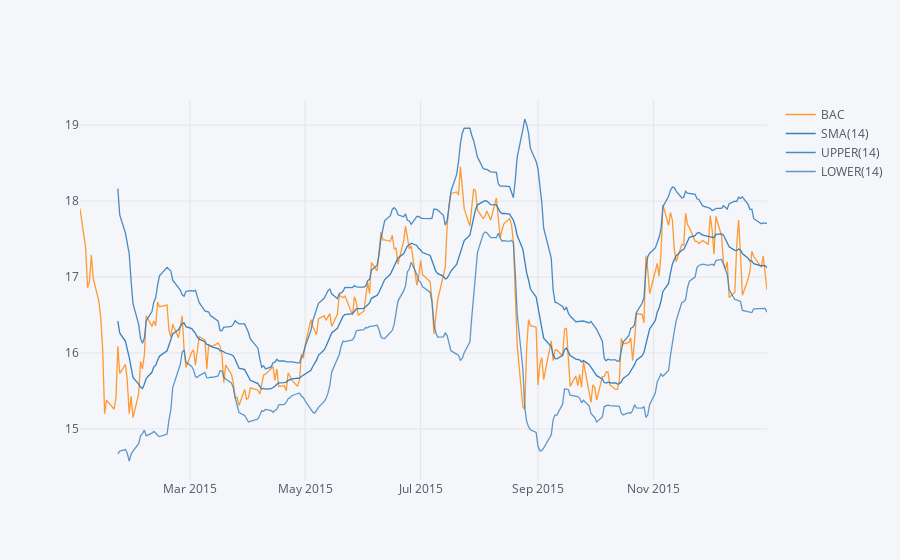

The cell this chart's notebook holds for it:
### Markdown cell above
Use.ta_plot(study='boll') to create a Bollinger Band Plot for Bank of America for the year 2015.

### Code cell
bank_stocks['BAC']['Close'].loc['2015-01-01':'2016-01-01'].ta_plot(study='boll')
plt.show()

### Figure 1 — Plotly figure (JSON) as saved in the notebook; plotly's stock layout.template omitted (floating-point values rounded to 4 significant figures; data arrays with more than 128 entries replaced by an {"elided": "..."} marker saying what was removed)
{"data": [{"line": {"color": "rgba(255, 153, 51, 1.0)", "dash": "solid", "shape": "linear", "width": 1.3}, "mode": "lines", "name": "BAC", "text": "", "type": "scatter", "x": {"elided": "252 str values"}, "y": {"elided": "252 float values"}}, {"line": {"color": "rgba(55, 128, 191, 1.0)", "dash": "solid", "shape": "linear", "width": 1.3}, "mode": "lines", "name": "SMA(14)", "text": "", "type": "scatter", "x": {"elided": "252 str values"}, "y": {"elided": "252 mixed values"}}, {"line": {"color": "rgba(55, 128, 191, 0.8999999999999999)", "dash": "solid", "shape": "linear", "width": 1.3}, "mode": "lines", "name": "UPPER(14)", "text": "", "type": "scatter", "x": {"elided": "252 str values"}, "y": {"elided": "252 mixed values"}}, {"line": {"color": "rgba(55, 128, 191, 0.7999999999999998)", "dash": "solid", "shape": "linear", "width": 1.3}, "mode": "lines", "name": "LOWER(14)", "text": "", "type": "scatter", "x": {"elided": "252 str values"}, "y": {"elided": "252 mixed values"}}], "layout": {"autosize": true, "legend": {"bgcolor": "#F5F6F9", "font": {"color": "#4D5663"}}, "paper_bgcolor": "#F5F6F9", "plot_bgcolor": "#F5F6F9", "title": {"font": {"color": "#4D5663"}}, "xaxis": {"autorange": true, "gridcolor": "#E1E5ED", "range": ["2015-01-02", "2015-12-31"], "showgrid": true, "tickfont": {"color": "#4D5663"}, "title": {"font": {"color": "#4D5663"}, "text": ""}, "type": "date", "zerolinecolor": "#E1E5ED"}, "yaxis": {"autorange": true, "gridcolor": "#E1E5ED", "range": [14.33, 19.33], "showgrid": true, "tickfont": {"color": "#4D5663"}, "title": {"font": {"color": "#4D5663"}, "text": ""}, "type": "linear", "zerolinecolor": "#E1E5ED"}}}
